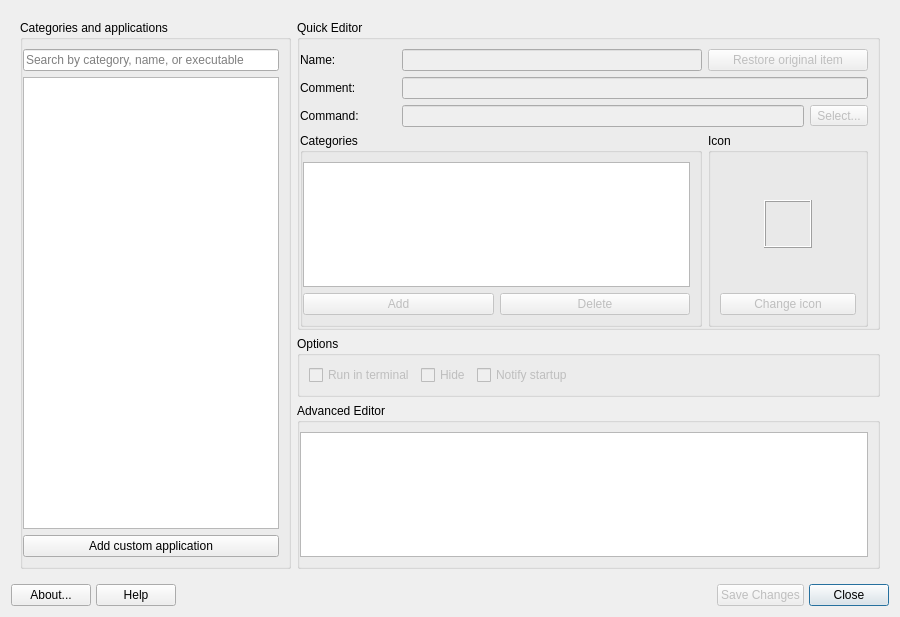
<?xml version="1.0" encoding="UTF-8"?>
<ui version="4.0">
 <class>MainWindow</class>
 <widget class="QDialog" name="MainWindow">
  <property name="windowModality">
   <enum>Qt::NonModal</enum>
  </property>
  <property name="geometry">
   <rect>
    <x>0</x>
    <y>0</y>
    <width>900</width>
    <height>617</height>
   </rect>
  </property>
  <property name="windowTitle">
   <string>MX Menu Editor</string>
  </property>
  <property name="windowIcon">
   <iconset theme="mx-menu-editor">
    <normaloff>.</normaloff>.</iconset>
  </property>
  <layout class="QVBoxLayout" name="verticalLayout">
   <item>
    <widget class="QStackedWidget" name="stackedWidget">
     <property name="currentIndex">
      <number>0</number>
     </property>
     <widget class="QWidget" name="selectionPage">
      <layout class="QGridLayout" name="gridLayout_2">
       <item row="3" column="1">
        <widget class="QGroupBox" name="groupAdvancedEditor">
         <property name="title">
          <string>Advanced Editor</string>
         </property>
         <layout class="QVBoxLayout" name="verticalLayout_4">
          <property name="leftMargin">
           <number>0</number>
          </property>
          <item>
           <widget class="QTextEdit" name="advancedEditor"/>
          </item>
         </layout>
        </widget>
       </item>
       <item row="1" column="0" rowspan="3">
        <widget class="QGroupBox" name="groupCategories">
         <property name="sizePolicy">
          <sizepolicy hsizetype="Maximum" vsizetype="Preferred">
           <horstretch>0</horstretch>
           <verstretch>0</verstretch>
          </sizepolicy>
         </property>
         <property name="title">
          <string>Categories and applications</string>
         </property>
         <layout class="QVBoxLayout" name="verticalLayout_2">
         <property name="leftMargin">
          <number>0</number>
         </property>
         <item>
          <widget class="QLineEdit" name="lineEditSearch">
           <property name="placeholderText">
            <string>Search by category, name, or executable</string>
           </property>
           <property name="clearButtonEnabled">
            <bool>true</bool>
           </property>
          </widget>
         </item>
         <item>
          <widget class="QTreeWidget" name="treeWidget">
           <property name="alternatingRowColors">
            <bool>false</bool>
           </property>
            <property name="sortingEnabled">
             <bool>true</bool>
            </property>
            <property name="headerHidden">
             <bool>true</bool>
            </property>
            <column>
             <property name="text">
              <string/>
             </property>
            </column>
           </widget>
          </item>
          <item>
           <widget class="QPushButton" name="pushAddApp">
            <property name="text">
             <string>Add custom application</string>
            </property>
            <property name="icon">
             <iconset theme="list-add">
              <normaloff>.</normaloff>.</iconset>
            </property>
           </widget>
          </item>
         </layout>
        </widget>
       </item>
       <item row="2" column="1">
        <widget class="QGroupBox" name="groupOptions">
         <property name="title">
          <string>Options</string>
         </property>
         <layout class="QHBoxLayout" name="horizontalLayout">
          <item>
           <widget class="QCheckBox" name="checkRunInTerminal">
            <property name="enabled">
             <bool>false</bool>
            </property>
            <property name="text">
             <string>Run in terminal</string>
            </property>
           </widget>
          </item>
          <item>
           <widget class="QCheckBox" name="checkHide">
            <property name="enabled">
             <bool>false</bool>
            </property>
            <property name="text">
             <string>Hide</string>
            </property>
           </widget>
          </item>
          <item>
           <widget class="QCheckBox" name="checkNotify">
            <property name="enabled">
             <bool>false</bool>
            </property>
            <property name="text">
             <string>Notify startup</string>
            </property>
           </widget>
          </item>
          <item>
           <spacer name="horizontalSpacer">
            <property name="orientation">
             <enum>Qt::Horizontal</enum>
            </property>
            <property name="sizeHint" stdset="0">
             <size>
              <width>40</width>
              <height>20</height>
             </size>
            </property>
           </spacer>
          </item>
         </layout>
        </widget>
       </item>
       <item row="1" column="1">
        <widget class="QGroupBox" name="groupQuickEditor">
         <property name="title">
          <string>Quick Editor</string>
         </property>
         <layout class="QGridLayout" name="gridLayout">
          <property name="leftMargin">
           <number>0</number>
          </property>
          <property name="bottomMargin">
           <number>0</number>
          </property>
          <item row="1" column="0">
           <widget class="QLabel" name="labelComment">
            <property name="text">
             <string>Comment:</string>
            </property>
           </widget>
          </item>
          <item row="0" column="4" colspan="2">
           <widget class="QPushButton" name="pushRestoreApp">
            <property name="enabled">
             <bool>false</bool>
            </property>
            <property name="text">
             <string>Restore original item</string>
            </property>
            <property name="icon">
             <iconset theme="edit-undo">
              <normaloff>.</normaloff>.</iconset>
            </property>
           </widget>
          </item>
          <item row="2" column="0">
           <widget class="QLabel" name="labelCommand">
            <property name="text">
             <string>Command:</string>
            </property>
           </widget>
          </item>
          <item row="2" column="5">
           <widget class="QToolButton" name="toolButtonCommand">
            <property name="enabled">
             <bool>false</bool>
            </property>
            <property name="text">
             <string>Select...</string>
            </property>
           </widget>
          </item>
          <item row="2" column="1" colspan="4">
           <widget class="QLineEdit" name="lineEditCommand">
            <property name="enabled">
             <bool>false</bool>
            </property>
           </widget>
          </item>
          <item row="0" column="0">
           <widget class="QLabel" name="labelName">
            <property name="text">
             <string>Name:</string>
            </property>
           </widget>
          </item>
          <item row="1" column="1" colspan="5">
           <widget class="QLineEdit" name="lineEditComment">
            <property name="enabled">
             <bool>false</bool>
            </property>
           </widget>
          </item>
          <item row="0" column="1" colspan="3">
           <widget class="QLineEdit" name="lineEditName">
            <property name="enabled">
             <bool>false</bool>
            </property>
           </widget>
          </item>
          <item row="4" column="4" rowspan="3" colspan="2">
           <widget class="QGroupBox" name="groupIconBox">
            <property name="title">
             <string>Icon</string>
            </property>
            <layout class="QVBoxLayout" name="verticalLayout_3">
             <item alignment="Qt::AlignHCenter|Qt::AlignVCenter">
              <widget class="QLabel" name="labelIcon">
               <property name="minimumSize">
                <size>
                 <width>48</width>
                 <height>48</height>
                </size>
               </property>
               <property name="maximumSize">
                <size>
                 <width>48</width>
                 <height>48</height>
                </size>
               </property>
               <property name="frameShape">
                <enum>QFrame::Box</enum>
               </property>
               <property name="frameShadow">
                <enum>QFrame::Raised</enum>
               </property>
               <property name="lineWidth">
                <number>1</number>
               </property>
               <property name="text">
                <string/>
               </property>
               <property name="scaledContents">
                <bool>true</bool>
               </property>
              </widget>
             </item>
             <item>
              <widget class="QPushButton" name="pushChangeIcon">
               <property name="enabled">
                <bool>false</bool>
               </property>
               <property name="text">
                <string>Change icon</string>
               </property>
               <property name="icon">
                <iconset theme="insert-image">
                 <normaloff>.</normaloff>.</iconset>
               </property>
              </widget>
             </item>
            </layout>
           </widget>
          </item>
          <item row="4" column="0" rowspan="3" colspan="4">
           <widget class="QGroupBox" name="groupEditCategories">
            <property name="title">
             <string>Categories</string>
            </property>
            <layout class="QGridLayout" name="gridLayout_3">
             <property name="leftMargin">
              <number>0</number>
             </property>
             <item row="1" column="0">
              <widget class="QPushButton" name="pushAdd">
               <property name="enabled">
                <bool>false</bool>
               </property>
               <property name="text">
                <string>Add</string>
               </property>
               <property name="icon">
                <iconset theme="list-add">
                 <normaloff>.</normaloff>.</iconset>
               </property>
              </widget>
             </item>
             <item row="1" column="1">
              <widget class="QPushButton" name="pushDelete">
               <property name="enabled">
                <bool>false</bool>
               </property>
               <property name="text">
                <string>Delete</string>
               </property>
               <property name="icon">
                <iconset theme="list-remove">
                 <normaloff>.</normaloff>.</iconset>
               </property>
              </widget>
             </item>
             <item row="0" column="0" colspan="2">
              <widget class="QListWidget" name="listWidgetEditCategories"/>
             </item>
            </layout>
           </widget>
          </item>
         </layout>
        </widget>
       </item>
      </layout>
     </widget>
    </widget>
   </item>
   <item>
    <layout class="QGridLayout" name="buttonBar" columnstretch="0,0,0,0,0,0,0,0,0,0">
     <property name="sizeConstraint">
      <enum>QLayout::SetDefaultConstraint</enum>
     </property>
     <property name="leftMargin">
      <number>0</number>
     </property>
     <property name="topMargin">
      <number>0</number>
     </property>
     <property name="rightMargin">
      <number>0</number>
     </property>
     <property name="bottomMargin">
      <number>0</number>
     </property>
     <property name="spacing">
      <number>5</number>
     </property>
     <item row="0" column="2">
      <spacer name="horizontalSpacer1">
       <property name="orientation">
        <enum>Qt::Horizontal</enum>
       </property>
       <property name="sizeType">
        <enum>QSizePolicy::Expanding</enum>
       </property>
       <property name="sizeHint" stdset="0">
        <size>
         <width>100</width>
         <height>20</height>
        </size>
       </property>
      </spacer>
     </item>
     <item row="0" column="9">
      <widget class="QPushButton" name="pushCancel">
       <property name="sizePolicy">
        <sizepolicy hsizetype="Minimum" vsizetype="Preferred">
         <horstretch>0</horstretch>
         <verstretch>0</verstretch>
        </sizepolicy>
       </property>
       <property name="toolTip">
        <string>Quit application</string>
       </property>
       <property name="text">
        <string>Close</string>
       </property>
       <property name="icon">
        <iconset theme="window-close">
         <normaloff>.</normaloff>.</iconset>
       </property>
       <property name="shortcut">
        <string>Alt+N</string>
       </property>
       <property name="autoDefault">
        <bool>true</bool>
       </property>
       <property name="default">
        <bool>true</bool>
       </property>
      </widget>
     </item>
     <item row="0" column="3">
      <widget class="QLabel" name="labelLogo">
       <property name="maximumSize">
        <size>
         <width>32</width>
         <height>32</height>
        </size>
       </property>
       <property name="midLineWidth">
        <number>0</number>
       </property>
       <property name="text">
        <string/>
       </property>
       <property name="pixmap">
        <pixmap resource="images.qrc">:/icons/logo.png</pixmap>
       </property>
       <property name="scaledContents">
        <bool>true</bool>
       </property>
      </widget>
     </item>
     <item row="0" column="1">
      <widget class="QPushButton" name="pushHelp">
       <property name="sizePolicy">
        <sizepolicy hsizetype="Minimum" vsizetype="Preferred">
         <horstretch>0</horstretch>
         <verstretch>0</verstretch>
        </sizepolicy>
       </property>
       <property name="toolTip">
        <string>Display help</string>
       </property>
       <property name="text">
        <string>Help</string>
       </property>
       <property name="icon">
        <iconset theme="help-contents">
         <normaloff>.</normaloff>.</iconset>
       </property>
       <property name="shortcut">
        <string>Alt+H</string>
       </property>
      </widget>
     </item>
     <item row="0" column="7">
      <widget class="QPushButton" name="pushSave">
       <property name="enabled">
        <bool>false</bool>
       </property>
       <property name="sizePolicy">
        <sizepolicy hsizetype="Minimum" vsizetype="Preferred">
         <horstretch>0</horstretch>
         <verstretch>0</verstretch>
        </sizepolicy>
       </property>
       <property name="toolTip">
        <string/>
       </property>
       <property name="text">
        <string>Save Changes</string>
       </property>
       <property name="icon">
        <iconset theme="dialog-ok">
         <normaloff>.</normaloff>.</iconset>
       </property>
       <property name="shortcut">
        <string>Ctrl+S</string>
       </property>
       <property name="autoDefault">
        <bool>true</bool>
       </property>
       <property name="default">
        <bool>false</bool>
       </property>
      </widget>
     </item>
     <item row="0" column="5">
      <spacer name="horizontalSpacer2">
       <property name="orientation">
        <enum>Qt::Horizontal</enum>
       </property>
       <property name="sizeType">
        <enum>QSizePolicy::Expanding</enum>
       </property>
       <property name="sizeHint" stdset="0">
        <size>
         <width>100</width>
         <height>20</height>
        </size>
       </property>
      </spacer>
     </item>
     <item row="0" column="0">
      <widget class="QPushButton" name="pushAbout">
       <property name="sizePolicy">
        <sizepolicy hsizetype="Minimum" vsizetype="Preferred">
         <horstretch>0</horstretch>
         <verstretch>0</verstretch>
        </sizepolicy>
       </property>
       <property name="toolTip">
        <string>About this application</string>
       </property>
       <property name="text">
        <string>About...</string>
       </property>
       <property name="icon">
        <iconset theme="help-about">
         <normaloff>.</normaloff>.</iconset>
       </property>
       <property name="shortcut">
        <string>Alt+B</string>
       </property>
       <property name="autoDefault">
        <bool>true</bool>
       </property>
      </widget>
     </item>
    </layout>
   </item>
  </layout>
 </widget>
 <resources>
  <include location="images.qrc"/>
 </resources>
 <connections/>
</ui>
